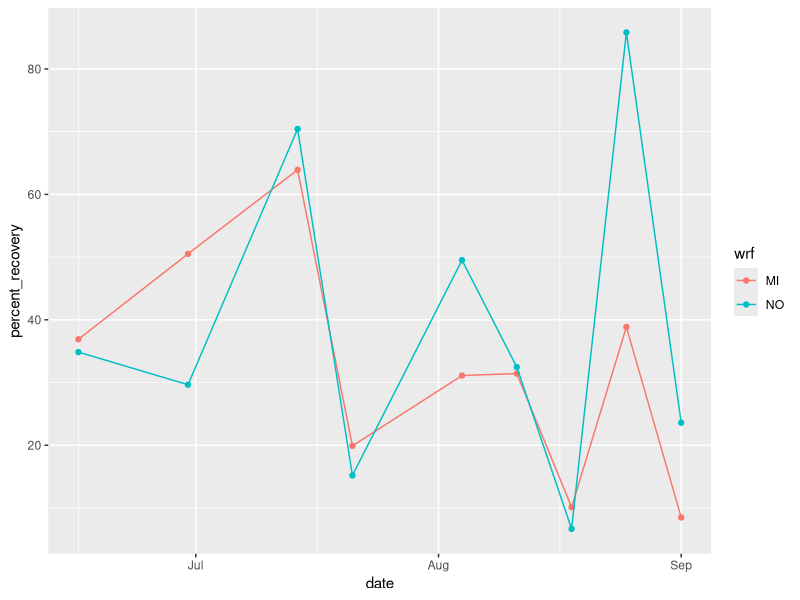

Write R code to recreate this figure.
#Load Libraries
library(tidyverse)
library(plyr)
library(dplyr)

#Load Data 
recovery_data = read.csv("./data/raw_data/recovery_data.csv")
calf_guard = read.csv("./data/raw_data/calfguard.csv")

#Generate Sampling Data Set
#Sampling Data 
sample_data = data.frame("collection_num" = 5:18, "date" = c("2020-06-16", "2020-06-23", "2020-06-30", "2020-07-07", "2020-07-14", "2020-07-21", "2020-07-28", "2020-08-04", "2020-08-11", "2020-08-18", "2020-08-25", "2020-09-01", "2020-09-08", "2020-09-15"), stringsAsFactors = FALSE)
sample_data$date = as.Date(sample_data$date)
sample_data$collection_num = as.character(sample_data$collection_num)

names(recovery_data)[1] = "run_date"
names(calf_guard)[1] = "run_date"

recovery_data$run_date = as.character(recovery_data$run_date)
recovery_data$run_date = as.Date(recovery_data$run_date, "%m/%d/%Y")
recovery_data$collection_date = as.character(recovery_data$sample_date)
recovery_data$collection_date = as.Date(recovery_data$sample_date, "%m/%d/%Y")

calf_guard$run_date = as.character(calf_guard$run_date)
calf_guard$run_date = as.Date(calf_guard$run_date, "%m/%d/%Y")
calf_guard$collection_date = as.character(calf_guard$sample_date)
calf_guard$collection_date = as.Date(calf_guard$sample_date, "%m/%d/%Y")

recovery_data = plyr::ddply(recovery_data,.(sample_id, cg_num, collection_date),plyr::summarize, copies_ul_rxn = mean(copy_num_uL_rxn))
recovery_data = recovery_data %>% mutate(copies_ul_measured = copies_ul_rxn*20/2*25/3*60/280*50000/50)

calf_guard = plyr::ddply(calf_guard,.(cg_num),plyr::summarize, copies_ul_rxn = mean(copy_num_uL_rxn))
calf_guard = calf_guard %>% mutate(copies_ul_theoretical = copies_ul_rxn*20/2*25/3*60/50)

calf_guard = calf_guard %>% select(cg_num, copies_ul_theoretical)

recovery_data = left_join(recovery_data, calf_guard, by = "cg_num")

recovery_data = recovery_data %>% mutate(percent_recovery = copies_ul_measured/copies_ul_theoretical*100)

recovery_data = recovery_data %>% filter(percent_recovery < 100)

recovery_data = recovery_data %>% separate(col = sample_id, into = c("wrf","collection_num", "rep_id"), sep = "_")
recovery_data = recovery_data %>% select(wrf, collection_num, percent_recovery)
recovery_data = left_join(recovery_data, sample_data, by = "collection_num")


recovery_data %>% ggplot(aes(x = date, y = percent_recovery, color = wrf)) + 
  geom_point() + 
  geom_line() 
  